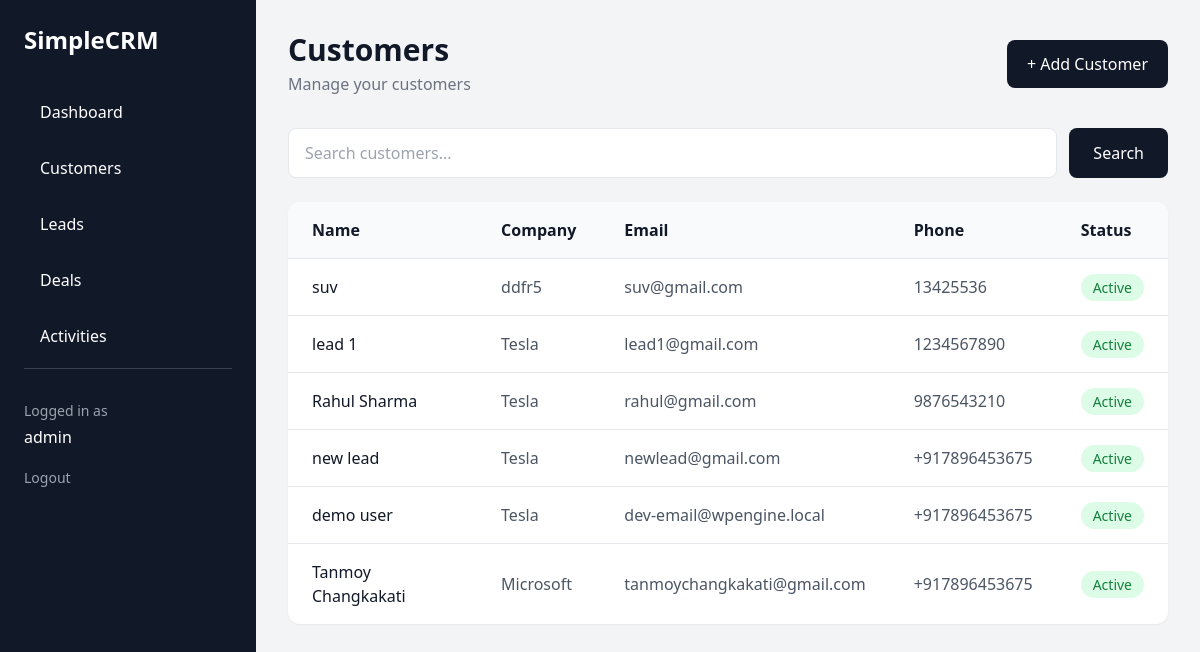
The page /customers/ (signed in) on the database its author committed.
### crm/models.py (models this page shows, shortened)
class Customer(models.Model):
    STATUS_CHOICES = [
        ("active", "Active"),
        ("inactive", "Inactive"),
    ]
    name = models.CharField(max_length=150)
    email = models.EmailField(blank=True)
    phone = models.CharField(max_length=30, blank=True)
    company = models.CharField(max_length=150, blank=True)
    notes = models.TextField(blank=True)
    status = models.CharField(
        max_length=20,
        choices=STATUS_CHOICES,
        default="active"
    )
    owner = models.ForeignKey(
    User,
    on_delete=models.SET_NULL,
    null=True,
    blank=True,
    related_name="customers",
    )
    created_at = models.DateTimeField(auto_now_add=True)
    updated_at = models.DateTimeField(auto_now=True)

### crm/views.py (the view, shortened to what this page needs)
@login_required
def customer_list(request):
    if is_manager_or_admin(request.user):
        customers = Customer.objects.all()
    else:
        customers = Customer.objects.filter(
            owner=request.user
        )
    customers = customers.order_by("-created_at")
    search = request.GET.get("search", "")
    return render(
        request,
        "crm/customers/list.html",
        {
            "customers": customers,
            "search": search,
        }
    )

### crm/views.py (called while the page is built)
def is_manager_or_admin(user):
    return user.is_superuser or user.is_staff

### crm/templates/crm/customers/list.html (shortened to what this page needs)
{% extends "crm/base.html" %}
{% block content %}
<div class="flex justify-between items-center mb-8">
    <div>
        <h2 class="text-3xl font-bold">
            Customers
        </h2>
        <p class="text-gray-500 mt-1">
            Manage your customers
        </p>
    </div>
    <a
        href="{% url 'customer_create' %}"
        class="bg-gray-900 text-white px-5 py-3 rounded-lg hover:bg-gray-800"
    >
        + Add Customer
    </a>
</div>
<form method="GET" class="mb-6">
    <div class="flex gap-3">
        <input
            type="text"
            name="search"
            value="{{ search }}"
            placeholder="Search customers..."
            class="flex-1 border rounded-lg px-4 py-3 bg-white"
        >
        <button
            class="bg-gray-900 text-white px-6 rounded-lg"
        >
            Search
        </button>
    </div>
</form>
<div class="bg-white rounded-xl shadow-sm overflow-hidden">
    <table class="w-full">
        <thead class="bg-gray-50 border-b">
            <tr>
                <th class="text-left px-6 py-4">
                    Name
                </th>
                <th class="text-left px-6 py-4">
                    Company
                </th>
                <th class="text-left px-6 py-4">
                    Email
                </th>
                <th class="text-left px-6 py-4">
                    Phone
                </th>
                <th class="text-left px-6 py-4">
                    Status
                </th>
            </tr>
        </thead>
        <tbody class="divide-y">
            {% for customer in customers %}
            <tr class="hover:bg-gray-50">
                <td class="px-6 py-4">
                    <a
                        href="{% url 'customer_detail' customer.pk %}"
                        class="font-medium hover:underline"
                    >
                        {{ customer.name }}
                    </a>
                </td>
                <td class="px-6 py-4 text-gray-600">
                    {{ customer.company|default:"-" }}
                </td>
                <td class="px-6 py-4 text-gray-600">
                    {{ customer.email|default:"-" }}
                </td>
                <td class="px-6 py-4 text-gray-600">
                    {{ customer.phone|default:"-" }}
                </td>
                <td class="px-6 py-4">
                    {% if customer.status == "active" %}
                        <span class="bg-green-100 text-green-700 px-3 py-1 rounded-full text-sm">
                            Active
                        </span>
                    {% else %}
                        <span class="bg-gray-100 text-gray-600 px-3 py-1 rounded-full text-sm">
                            Inactive
                        </span>
                    {% endif %}
                </td>
            </tr>
            {% empty %}
            <tr>
                <td colspan="5" class="text-center py-12 text-gray-500">
                    No customers found.
                </td>
            </tr>
            {% endfor %}
        </tbody>
    </table>
</div>
{% endblock %}

### crm/templates/crm/base.html (shortened to what this page needs)
<!DOCTYPE html>
<html lang="en">
<head>
    <script src="https://cdn.tailwindcss.com"></script>
</head>
<body class="bg-gray-100 text-gray-900">
    <div class="flex min-h-screen">
        <aside class="w-64 bg-gray-900 text-white p-6">
            <h1 class="text-2xl font-bold mb-8">
                SimpleCRM
            </h1>
            <nav class="space-y-2">
                <a href="{% url 'dashboard' %}"
                   class="block px-4 py-3 rounded-lg hover:bg-gray-800">
                    Dashboard
                </a>
                <a href="{% url 'customer_list' %}"
                    class="block px-4 py-3 rounded-lg hover:bg-gray-800">
                        Customers
                </a>
                <a
    href="{% url 'lead_list' %}"
    class="block px-4 py-3 rounded-lg hover:bg-gray-800"
>
    Leads
</a>
                <a
    href="{% url 'deal_list' %}"
    class="block px-4 py-3 rounded-lg hover:bg-gray-800"
>
    Deals
</a>
                <a
    href="{% url 'activity_list' %}"
    class="block px-4 py-3 rounded-lg hover:bg-gray-800"
>
    Activities
</a>
<div class="mt-auto pt-8 border-t border-gray-700">
    <p class="text-sm text-gray-400">
        Logged in as
    </p>
    <p class="font-medium mt-1">
        {{ request.user.username }}
    </p>
    <form
        method="POST"
        action="{% url 'logout' %}"
        class="mt-4"
    >
        <button
            type="submit"
            class="text-sm text-gray-400 hover:text-white"
        >
            Logout
        </button>
    </form>
</div>
            </nav>
        </aside>
        <main class="flex-1 p-8">
            {% block content %}
            {% endblock %}
        </main>
    </div>
</body>
</html>

### rows shown on the page
Customer: name "suv", company "ddfr5", email "suv@gmail.com", phone "13425536", status "Active"
Customer: name "lead 1", company "Tesla", email "lead1@gmail.com", phone "1234567890", status "Active"
Customer: name "Rahul Sharma", company "Tesla", email "rahul@gmail.com", phone "9876543210", status "Active"
Customer: name "new lead", company "Tesla", email "newlead@gmail.com", phone "+917896453675", status "Active"
Customer: name "demo user", company "Tesla", email "dev-email@wpengine.local", phone "+917896453675", status "Active"
Customer: name "Tanmoy Changkakati", company "Microsoft", email "tanmoychangkakati@gmail.com", phone "+917896453675", status "Active"

### other values the page prints
{{ request.user.username }} "admin"
